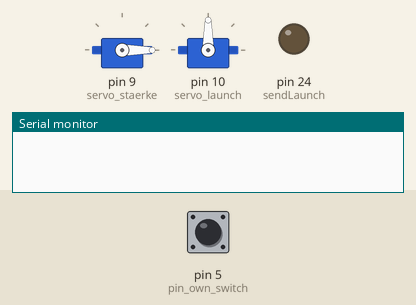
This sketch was run on a simulated Arduino Mega 2560, built with avr-gcc and run on an emulated ATmega2560. On the bench: 2 × servo, output pins drawn as LEDs (lit = HIGH), the last lines printed to the serial monitor. The test bench sets the inputs (shaded band); at power-on: pin 5 (pin_own_switch) HIGH.

Above: at 2.3 s.
2.4 s: pin 5 (pin_own_switch) pulled LOW for 0.15 s
At 2.7 s:
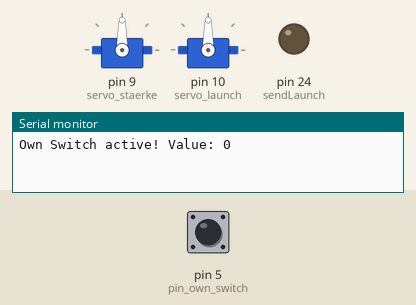
5.5 s: pin 5 (pin_own_switch) pulled LOW for 3.2 s
11.7 s: pin 5 (pin_own_switch) pulled LOW for 1 s
At 14.8 s:
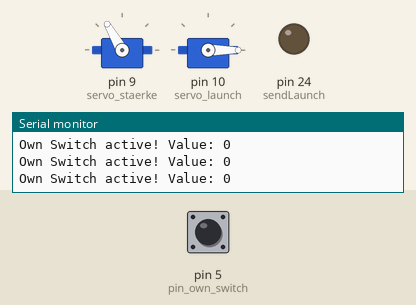
Timing chart, 0 to 17.2 s (numbered marks = the images above; inputs shaded):
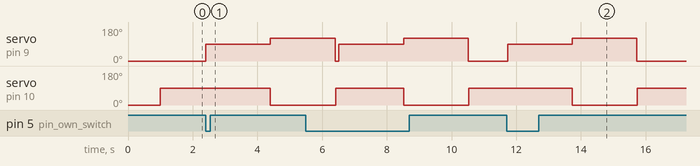

Measured:
- after the input at 2.4 s, servo on pin 9 (servo_staerke): 0° → 90° at once, → 120° 2.0 s later; servo on pin 10 (servo_launch): 90° → 0° after 2.0 s
- after the input at 11.7 s, servo on pin 9 (servo_staerke): 0° → 90° at once, → 120° 2.0 s later, → 0° 2.0 s later; servo on pin 10 (servo_launch): 90° → 0° after 2.0 s, → 90° 2.0 s later

The sketch:

Ard_Uno.ino
```cpp
/*
 Controlling a servo position using a potentiometer (variable resistor)
 by Michal Rinott <http://people.interaction-ivrea.it/m.rinott>

 modified on 8 Nov 2013
 by Scott Fitzgerald
 http://www.arduino.cc/en/Tutorial/Knob
*/

#include <Servo.h>

/**************************VARIABLES********************************/

//Servos
Servo servo_richtung;
Servo servo_staerke;
Servo servo_launch;

//Launch-Servo Grenzwerte
int servo_launch_closed = 90;
int servo_launch_open = 0;

//Pin-Belegung
int pin_poti = A2;
int pin_own_switch = 5;

//Sensorwerte
int val_richtung;
int val_staerke;
int val_own_switch;

//Kommunikation zu Arduino Mega
int sendLaunch = 24;


/******************************SETUP UND LOOP*********************************/

void setup() {
  Serial.begin(4800);

  //PIN MODES
  pinMode(pin_poti, INPUT);
  pinMode(pin_own_switch, INPUT_PULLUP);
  pinMode(sendLaunch, OUTPUT);

  //SERVOS
  //servo_richtung.attach(11);  // attaches the servo on pin 9 to the servo object

  servo_staerke.attach(9);
  servo_staerke.write(0);
  //servo_staerke.write(30);

  servo_launch.attach(10);
  servo_launch.write(0);
  delay(1000);
  servo_launch.write(90);
  delay(100);

}

void loop() {
  readSensors();
  delay(100);


//  val_richtung = analogRead(potpin);            // reads the value of the potentiometer (value between 0 and 1023)
//  val_richtung = map(val, 0, 1023, 45, 135);     // scale it to use it with the servo (value between 0 and 180)
//  sweep(servo_richtung, servo_richtung.read(), val_richtung, 25);                  // sets the servo position according to the scaled value
//  delay(15);                           // waits for the servo to get there

//  val_staerke = analogRead(pin_poti);            // reads the value of the potentiometer (value between 0 and 1023)
//  val_staerke = map(val_staerke, 0, 1023, 0, 80);     // scale it to use it with the servo (value between 0 and 180)
//  sweep(servo_staerke, servo_staerke.read(), val_staerke, 25);                  // sets the servo position according to the scaled value
//  delay(15);                           // waits for the servo to get there
}

/***************************CATAPULT CONTROL**********************************/

void readSensors(){
  val_own_switch = digitalRead(pin_own_switch);
  if(val_own_switch == LOW){
    Serial.print("Own Switch active! Value: ");
    Serial.println(val_own_switch);

    //launchCatapult();

    //setup catapult
    servo_staerke.write(90);
    delay(2000);

    //open launcher
    servo_launch.write(0);
    //delay(100);

    //throw catapult
    servo_staerke.write(120);
    delay(2000);
    servo_staerke.write(0);
    delay(15);

    //close launcher
    servo_launch.write(90);
  }
}


void launchCatapult(){
  //Arduino Mega benachrichtigen
  //sendLaunchEvent();

  //Loslassen: 90° drehen
  servo_launch.write(0);
  delay(100);

  //Arm zurücksetzen (auf Ausgangspos)
  servo_staerke.write(0);
  delay(100);

  //Befestigen: 90° drehen
  servo_launch.write(90);
  delay(100);

  Serial.println("LAUNCHED");
  digitalWrite(sendLaunch, HIGH);
  delay(1000);
  digitalWrite(sendLaunch, LOW);
  Serial.println("sendLaunch finished");
}


void sweep(Servo servo, int from, int to, int speed) {
  int pos = 0 ;
  if (from < to) {
    for (pos = from; pos <= to; pos += 1) {
      servo.write(pos);
      delay(speed);
    }
  } else {
    for (pos = from; pos >= to; pos -= 1) {
      servo.write(pos);
      delay(speed);
    }
  }
}
```
